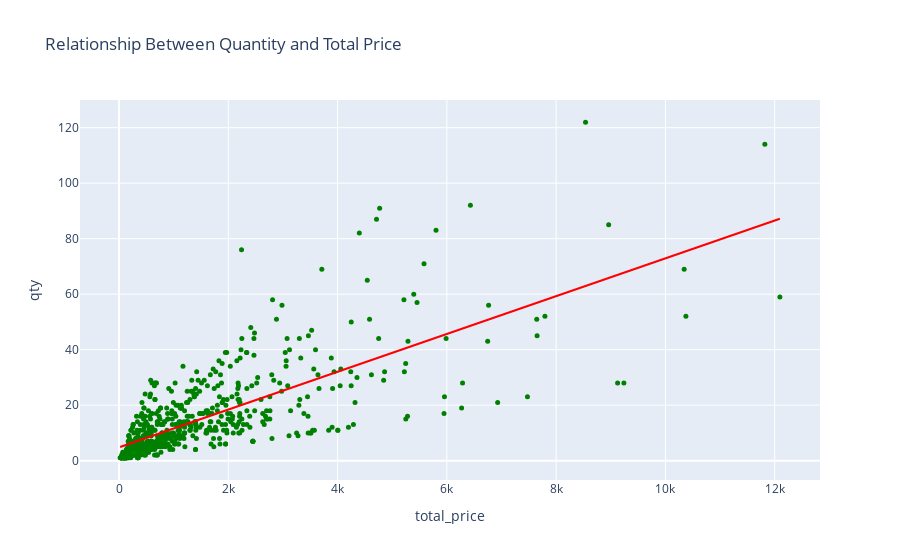

Notebook code for this chart:
### Code cell
# Let's have a look at the distributin between quantity and total price
fig = px.scatter(data,
                 x="total_price",
                 y="qty",
                 title="Relationship Between Quantity and Total Price", trendline="ols",)
fig.update_traces(marker=dict(color="green", size=5))
fig.update_traces(line=dict(color="Red"), selector=dict(mode="lines"))
fig.show()

### Figure 1 — Plotly figure (JSON) as saved in the notebook; plotly's stock layout.template omitted (floating-point values rounded to 4 significant figures; data arrays with more than 128 entries replaced by an {"elided": "..."} marker saying what was removed)
{"data": [{"hovertemplate": "total_price=%{x}<br>qty=%{y}<extra></extra>", "legendgroup": "", "marker": {"color": "green", "size": 5, "symbol": "circle"}, "mode": "markers", "name": "", "orientation": "v", "showlegend": false, "type": "scatter", "x": {"elided": "676 float values"}, "xaxis": "x", "y": {"elided": "676 int values"}, "yaxis": "y"}, {"hovertemplate": "<b>OLS trendline</b><br>qty = 0.00680919 * total_price + 4.80806<br>R<sup>2</sup>=0.561908<br><br>total_price=%{x}<br>qty=%{y} <b>(trend)</b><extra></extra>", "legendgroup": "", "line": {"color": "Red"}, "marker": {"color": "green", "size": 5, "symbol": "circle"}, "mode": "lines", "name": "", "showlegend": false, "type": "scatter", "x": {"elided": "676 float values"}, "xaxis": "x", "y": {"elided": "676 float values"}, "yaxis": "y"}], "layout": {"legend": {"tracegroupgap": 0}, "title": {"text": "Relationship Between Quantity and Total Price"}, "xaxis": {"anchor": "y", "domain": [0, 1], "title": {"text": "total_price"}}, "yaxis": {"anchor": "x", "domain": [0, 1], "title": {"text": "qty"}}}}
